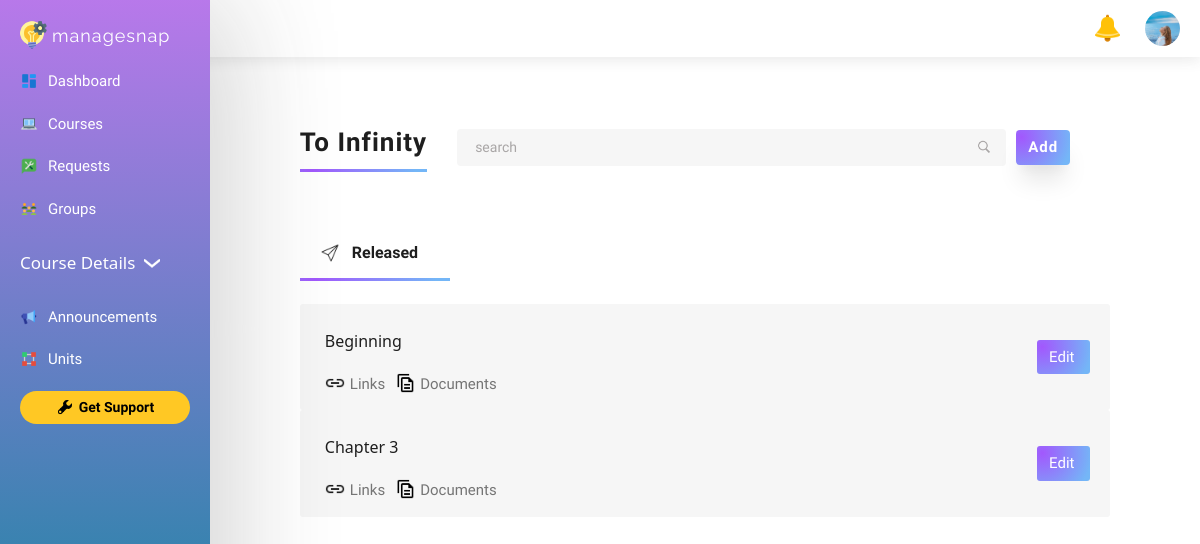
/update/python-basics/to-infinity (signed in), run on the app's committed database.
### course/models.py (models this page shows, shortened)
class Unit(models.Model):
    course = models.ForeignKey(Course, on_delete=models.CASCADE)
    title = models.CharField(max_length=100)
    brief = models.TextField()
    due = models.DateField(null=True)
    slug = models.SlugField(null=True, max_length=300, unique=True)

class Lesson(models.Model):
    order = models.IntegerField(null=False, default=1)
    slug = models.SlugField(null=True, max_length=300, unique=True, default=generate_code)
    unit = models.ForeignKey(Unit, on_delete=models.CASCADE)
    title = models.CharField(max_length=200)
    resource = models.FileField(upload_to='resources/', null=True, blank=True)
    resource_name = models.CharField(max_length=100, null=False, default='Resource')
    resource_link = models.URLField(max_length=300, null=True, blank=True)

### course/views/creator_form.py (the view, shortened to what this page needs)
# urls.py: path('update/<str:slug>/<str:unit_slug>', update_unit, name='update-unit'),
def update_unit(request, slug, unit_slug):
    profile = Profile.objects.get(user=request.user)
    if profile.is_creator:
        unit = Unit.objects.filter(slug=unit_slug).first()
        lessons = Lesson.objects.filter(unit=unit)
        lesson_form = LessonForm()
        unit_form = UnitForm(instance=unit)
        data = {
            'slug': slug,
            'unit': unit,
            'unit_form': unit_form,
            'lesson_form': lesson_form,
            'lessons': lessons
        }
        return render(request, 'teacher/units.html', data)

### course/forms.py
class UnitForm(forms.ModelForm):
    class Meta:
        model = Unit
        fields = ('title', 'brief', 'due')
        widgets = {
            'title': forms.TextInput(attrs={'placeholder': 'title', 'class': 'w3-input w3-border w3-round'}),
            'brief': forms.Textarea(attrs={'placeholder': 'tell us brief about the course', 'class': 'w3-input w3-border w3-round'}),
            'due': forms.DateInput(attrs={'type': "date", 'class': "w3-input w3-round w3-border"})
        }

class LessonForm(forms.ModelForm):
    class Meta:
        model = Lesson
        fields = ( 'title', 'resource', 'resource_name', 'resource_link')
        widgets = {
            'title': forms.TextInput(attrs={'placeholder': 'title', 'class': 'w3-input w3-border w3-round'}),
            'duration_Seconds': forms.TimeInput(attrs={'placeholder': 'expected duration to complete the lesson', 'class': 'w3-input w3-border w3-round'}),
            'duration_Minutes': forms.TimeInput(attrs={'placeholder': 'expected duration to complete the lesson', 'class': 'w3-input w3-border w3-round'}),
            'xp': forms.NumberInput(attrs={'placeholder': 'rewarded xp on completion', 'class': 'w3-input w3-border w3-round'}),
            'resource': forms.FileInput(attrs={'placeholder': 'tell us brief about the course', 'class': 'w3-input w3-border w3-round'}),
            'resource_name': forms.TextInput(attrs={'placeholder': 'name for the resource file ', 'class': 'w3-input w3-border w3-round'}),
            'resource_link': forms.URLInput(attrs={'placeholder': 'tell us brief about the course', 'class': 'w3-input w3-border w3-round'}),
        }

### course/models.py (called while the page is built)
def generate_code():
    length=6
    while True:
        code = ''.join(random.choices(string.ascii_lowercase,k=length))
        if Lesson.objects.filter(slug=code).count()==0:
            break
    return code

### templates/teacher/units.html (shortened to what this page needs)
<!DOCTYPE html>
{% load static %}
{% load crispy_forms_tags %}
<html lang="en">
<head>
    <link rel="stylesheet" href="{% static "styles/announcements-style.css"%}">
    <link rel="stylesheet" href="{% static "styles/style.css"%}">
    <link rel="stylesheet" href="{% static "css/w3.css"%}">
    <link rel="stylesheet" href="{% static "styles/courses-style.css"%}">
    <link rel="stylesheet" href="{% static "styles/add-popup.css"%}">
</head>
<body>
    <div class="side-panel-container">
        <div class="side-panel">
            <div class="panel-item logo-item">
                <div class="logo">
                    <img src="{% static "rsc/icons8-project-management-48.png"%}" alt="" class="logo-image">
                    <p class="logo-name">managesnap</p>
                </div>
            </div>
            <div class="dashboard panel-item">
                <img src="{% static "rsc/icons8-dashboard-layout-48.png"%}" alt="" class="item">
                <p class="name"><a href="">Dashboard</a></p>
            </div>
            <div class="courses panel-item">
                <img src="{% static "rsc/icons8-e-learning-48.png"%}" alt="" class="item">
                <p class="name"><a href="index.html">Courses</a></p>
            </div>
            <div class="requests panel-item">
                <img src="{% static "rsc/icons8-request-service-48.png"%}" alt="" class="item">
                <p class="name"><a href="requests.html">Requests</a></p>
            </div>
            <div class="groups panel-item">
                <img src="{% static "rsc/icons8-user-groups-48.png"%}" alt="" class="item">
                <p class="name"><a href="groups.html">Groups</a></p>
            </div>
            <div class="course-details panel-item">
                <div class="panel-heading">
                    <h3>Course Details</h3>
                    <img src="{% static "rsc/icons8-chevron-down-30.png"%}" alt="" class="down" id="arrow">
                </div>
                <div class="details">
                    <div class="detail announcements">
                        <img src="{% static "rsc/icons8-commercial-48.png"%}" alt="" class="item">
                        <p class="name"><a href="announcements.html">Announcements</a></p>
                    </div>
                    <div class="detail units">
                        <img src="{% static "rsc/icons8-unit-48.png"%}" alt="" class="item">
                        <p class="name"><a href="units.html">Units</a></p>
                    </div>
                </div>
            </div>
            <div class="panel-item support">
                <button>
                    <img src="{% static "rsc/icons8-support-60.png"%}" alt="">
                    <p>Get Support</p>
                </button>
            </div>
        </div>
    </div>
    <div class="navigation">
        <div class="navi">
            <div class="nav-logo">
                <p class="nav-logo-item nav-logo-text">managesnap</p>
            </div>
            <div class="nav-rest">
                <div class="nav-item">
                    <img src="{% static "rsc/icons8-notification-48 (1).png"%}" alt="" class="noti-icon">
                </div>
                <div class="profile-image nav-item">
                    <img src="{% static "rsc/kristina-v-hYdikKrex4U-unsplash.jpg"%}" alt="" class="image">
                </div>
            </div>
        </div>
    </div>
    <div class="body">
        <div class="announcements-container">
            <div class="ann">
                <div class="heading ann-item">
                    <div class="head heading-item">
                        <p class="heading-name">
                            {{unit.title}}
                        </p>
                    </div>
                    <div class="add-search ann-item heading-item">
                        <div class="search as-item">
                            <input type="text" name="" id="" placeholder="search" class="search-item searchbar">
                            <img src="{% static "rsc/icons8-search-50 (4).png"%}" alt="" class="search-icon search-item">
                        </div>
                        <div class="filter fs-item">
                            <button class="filter-btn" id="add-course-btn">Add</button>
                        </div>
                    </div>
                </div>
                <div class="tabs ann-item">
                    <div class="tab rel current">
                        <img src="{% static "rsc/icons8-sent-50.png"%}" alt="" class="icon">
                        <p>Released</p>
                    </div>
                </div>
                <div class="ann-item released-container">
                    {% for lesson in lessons %}
                    <div class="released">
                        <div class="ann-content">
                            <h3 class="ann-heading rd-item">{{lesson.title}}</h3>
                            <div class="ann-links-docs rd-item">
                                <a href="{{lesson.resource_link}}" class="links">
                                    <img src="{% static "rsc/icons8-link-24 (1).png"%}" alt="" class="icon">
                                    <p class="link-num w3-text-grey">Links</p>
                                </a>
                                <a href="{{lesson.resource}}" class="docs">
                                    <img src="{% static "rsc/icons8-documents-24.png"%}" alt="" class="icon">
                                    <p class="docs-num w3-text-grey">Documents</p>
                                </a>
                            </div>
                        </div>
                        <div class="ann-buttons">
                            <button class="edit"><a href="view.html">Edit&nbsp;</a></button>
                        </div>
                    </div>
                    {% endfor %}
                </div>
            </div>
        </div>
    </div>
</body>
</html>

### static/styles/announcements-style.css (style rules this page uses)
.body { padding-left: 210px; padding-top: 70px; color: rgb(30, 30, 30); }
.announcements-container { display: flex; justify-content: center; }
.ann-item { margin: 20px 30px; }
.heading { display: flex; flex-direction: row; align-items: center; justify-content: space-between; color: rgb(30, 30, 30); }
.heading-name { font-weight: bold; font-size: 26px; letter-spacing: 1px; background-image: radial-gradient( circle farthest-corner at 10% 20%, rgb(162, 88, 253) 0%, rgba(116,182,247,1) 90% ); background-size: 100% 3px; background-repeat: no-repeat; background-position: left bottom; padding-bottom: 10px; }
.heading-item { padding: 10px 0px; }
.add-search { display: flex; justify-content: flex-end; align-items: center; }
.as-item { padding: 10px; }
.search { display: flex; align-items: center; border-radius: 4px; background-color: rgb(246, 246, 246); padding: 5px 15px; }
.searchbar { width: 100%; font-size: 14px; border: none; padding: 3px; background-color: rgb(246, 246, 246); }
::placeholder { color: rgb(169, 166, 166); }
.search-icon { width: 19px; height: 19px; margin-left: 5px; }
.tabs { display: flex; align-items: center; }
.tab { padding: 10px 20px; margin-right: 50px; border-bottom: 3px solid transparent; cursor: pointer; display: flex; align-items: center; }
.tab p { padding: 6px 12px; border-radius: 5px; font-size: 16px; color: rgb(30, 30, 30); }
.icon { width: 20px; height: 20px; }
.current { background-image: radial-gradient( circle farthest-corner at 10% 20%, rgb(162, 88, 253) 0%, rgba(116,182,247,1) 90% ); background-size: 100% 3px; background-repeat: no-repeat; background-position: left bottom; transition: background-size 300ms ease; font-weight: bold; }
.released, .drafts { display: flex; background-color: rgb(246, 246, 246); padding: 10px 20px; align-items: center; justify-content: space-between; border-radius: 3px; }
.rd-item { padding: 5px; }
.ann-links-docs { display: flex; flex-direction: row; }
.links, .docs { display: flex; margin-right: 10px; }
.link-num, .docs-num { background-image: radial-gradient( circle farthest-corner at 10% 20%, rgb(162, 88, 253) 0%, rgba(116,182,247,1) 90% ); background-size: 0% 3px; background-repeat: no-repeat; background-position: left bottom; transition: background-size 300ms ease; cursor: pointer; font-size: 15px; }
.links img, .docs img { margin-right: 5px; }
.ann-buttons button { display: flex; flex-direction: column; }
.ann-buttons button { margin: 20px 0px; padding: 6px 12px; text-align: center; border: none; background-image: radial-gradient( circle farthest-corner at 10% 20%, rgb(162, 88, 253) 0%, rgba(116,182,247,1) 90% ); color: white; border-radius: 3px; }
.ann-heading { font-size: 16px; }

### static/css/w3.css (style rules this page uses)
html { box-sizing:border-box }
*,*:before,*:after { box-sizing:inherit }
html { -ms-text-size-adjust:100%;-webkit-text-size-adjust:100% }
body { margin:0 }
a { background-color:transparent }
img { border-style:none }
button,input,select,textarea,optgroup { font:inherit;margin:0 }
button,input { overflow:visible }
button,select { text-transform:none }
button,[type=button],[type=reset],[type=submit] { -webkit-appearance:button }
html,body { font-family:Verdana,sans-serif;font-size:15px;line-height:1.5 }
html { overflow-x:hidden }
h3 { font-size:24px }
h1,h2,h3,h4,h5,h6 { font-family:"Segoe UI",Arial,sans-serif;font-weight:400;margin:10px 0 }
img { vertical-align:middle }
a { color:inherit }
.w3-text-grey,.w3-hover-text-grey:hover,.w3-text-gray,.w3-hover-text-gray:hover { color:#757575!important }

### static/styles/courses-style.css (style rules this page uses)
.body { padding-left: 210px; padding-top: 70px; }
.fs-item { padding: 10px; }
.filter-btn { display: flex; align-items: center; padding: 6px 12px; border-radius: 4px; border: none; background-image: radial-gradient( circle farthest-corner at 10% 20%, rgb(162, 88, 253) 0%, rgba(116,182,247,1) 90% ); color: white; font-weight: 600; letter-spacing: 1px; font-size: 15px; cursor: pointer; box-shadow: rgba(0, 0, 0, 0.1) 0px 20px 25px -5px, rgba(0, 0, 0, 0.04) 0px 10px 10px -5px; }
.search { display: flex; align-items: center; border-radius: 4px; background-color: rgb(246, 246, 246); padding: 5px 15px; }
.searchbar { width: 780px; font-size: 14px; border: none; padding: 3px; background-color: rgb(246, 246, 246); }
::placeholder { color: rgb(169, 166, 166); }
.search-icon { width: 14px; height: 14px; margin-left: 5px; }
@media (max-width: 1475px) { .searchbar { width: 500px; } }

### static/styles/add-popup.css (style rules this page uses)
::placeholder { color: rgb(169, 166, 166); }

### data on the page
Unit: title "To Infinity"
Lesson: title "Beginning"
Lesson: title "Chapter 3"
